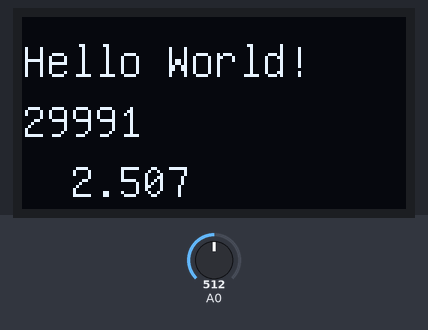
Recording of a sketch running on a simulated Arduino Nano, built with avr-gcc and run on an emulated ATmega328P. On the bench: 128×64 one-colour display. The test bench sets the inputs (shaded band); at power-on: A0 = 512. The modem accepts every AT command (registered, SIM ready, sends succeed) and sends nothing else; what the sketch prints to the serial monitor is not drawn.

Above: at 7.6 s.
At 24.9 s:
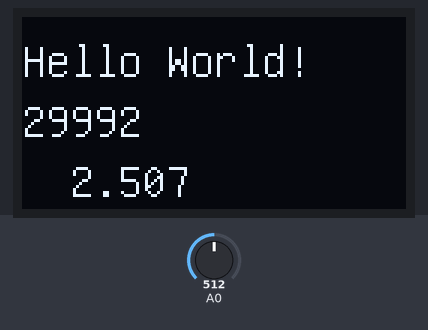
At 59.7 s:
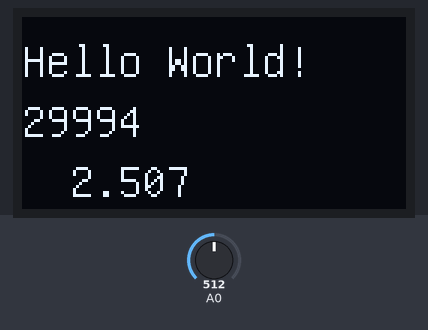
At 77.0 s:
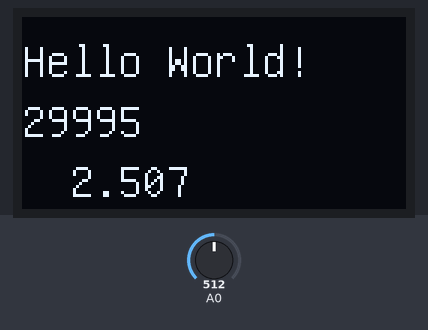
At 111.8 s:
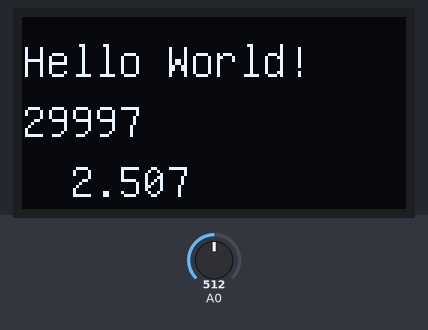

The sketch:

main.ino
```cpp
/*
  ESP8266 needs to have an AT firmware and be set at 9600 bauds
*/

#include <SoftwareSerial.h>
#include <U8glib.h>

SoftwareSerial softSerial(10, 11); // RX, TX

U8GLIB_SSD1306_128X64 u8g(U8G_I2C_OPT_NO_ACK);

const uint8_t bm[] PROGMEM = {
  0b00011000,
  0b00111100,
  0b01111110,
  0b11111111,
  0b11111111,
  0b01111110,
  0b00111100,
  0b00011000
};

String tsapikey = "38C3XS8ZC6J97GIE";

int count;

void setup()
{
  analogReference(EXTERNAL);
  uint32_t baud = 9600;
  Serial.begin(baud);
  softSerial.begin(baud);
  Serial.print("SETUP!! @");
  Serial.println(baud);

  //Setup ESP
  Serial.println("ESP Reset");
  softSerial.print("AT+RST\r\n");
  delay(1000);
  Serial.println("ESP Mode");
  softSerial.print("AT+CWMODE=1\r\n");
  delay(100);
  Serial.println("ESP Join AP");
  softSerial.print("AT+CWJAP=\"610Main24\",\"wifi610zejm\"\r\n");
  delay(5000);
  Serial.println("ESP Config done.");
  count = 29990;
}

void loop()
{
  if(count>30000) {
    count = 0;
  }
  count++;
  char buf[14];

  //read A0
  int sensorValue = analogRead(A0);
  Serial.println(sensorValue);
  float voltage= sensorValue * (5.009 / 1023.0);
  Serial.print("Voltage: ");
  Serial.println(voltage);
  String cmd = "AT+CIPSTART=\"TCP\",\"";
  cmd += "api.thingspeak.com";
  cmd += "\",80";
  softSerial.println(cmd);

  if(softSerial.find("Error")) {
    Serial.println("CIPSTART Error!");
  }

  // prepare GET string
  String getStr = "GET /update?api_key=";
  getStr += tsapikey;
  getStr +="&field1=";
  getStr += String(voltage, DEC);
  getStr += "\r\n\r\n";

  // send data length
  cmd = "AT+CIPSEND=";
  cmd += String(getStr.length());
  softSerial.println(cmd);

  if(softSerial.find(">")){
    softSerial.print(getStr);
    Serial.println("ok from TS");
  }
  else{
    softSerial.println("AT+CIPCLOSE");
    // alert user
    Serial.println("AT+CIPCLOSE");
  }

  u8g.firstPage();
  do {
    u8g.setFont(u8g_font_unifont);
    u8g.drawStr( 0, 20, "Hello World!");
    sprintf(buf, "%d", count);
    u8g.drawStr( 0, 40, buf);
    dtostrf(voltage, 7, 3, buf);
    u8g.drawStr( 0, 60, buf);
    Serial.println("oled written.");
  } while(u8g.nextPage());

  // thingspeak needs 15 sec delay between updates
  delay(16000);
}
```

Measured:
- what the display in image 0 shows lasts 17.4 s, from 7.5 s to 24.9 s
